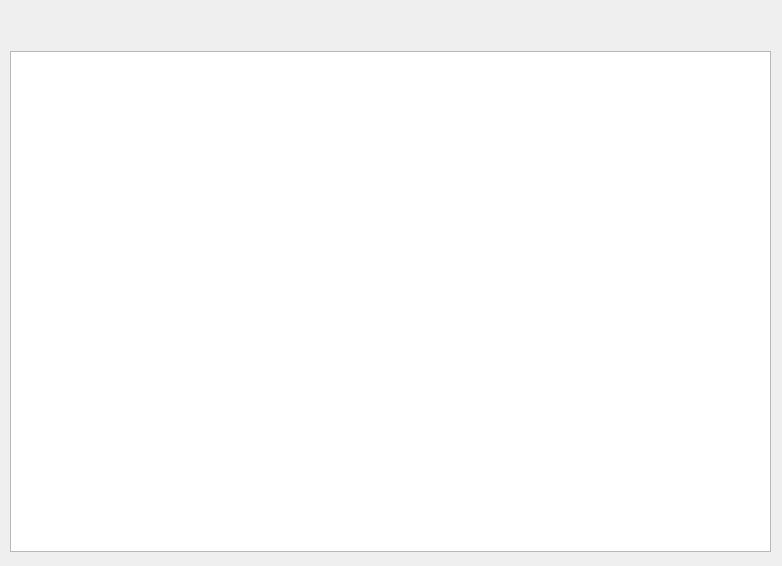
<?xml version="1.0" encoding="UTF-8"?>
<ui version="4.0">
 <class>MainWindow</class>
 <widget class="QMainWindow" name="MainWindow">
  <property name="geometry">
   <rect>
    <x>0</x>
    <y>0</y>
    <width>782</width>
    <height>566</height>
   </rect>
  </property>
  <property name="windowTitle">
   <string>MainWindow</string>
  </property>
  <widget class="QWidget" name="centralwidget">
   <widget class="QTableWidget" name="tableWidget">
    <property name="geometry">
     <rect>
      <x>10</x>
      <y>51</y>
      <width>761</width>
      <height>501</height>
     </rect>
    </property>
   </widget>
  </widget>
 </widget>
 <resources/>
 <connections/>
</ui>
